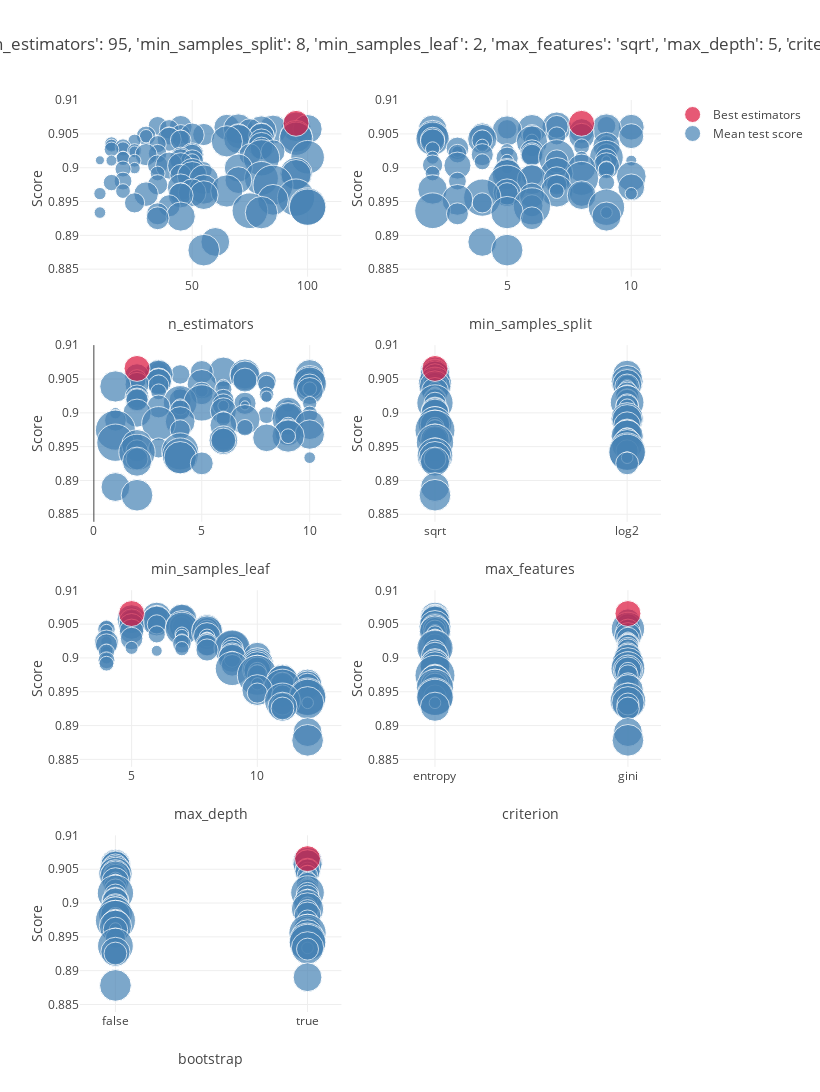

The cell this chart's notebook holds for it:
### Code cell
clf = RandomizedSearchCV(model, param, cv=5, verbose=VERBOSE, n_jobs=-1, n_iter=100)
clf.fit(X_train, y_train)
plot_grid_search(clf)
table_grid_search(clf)
